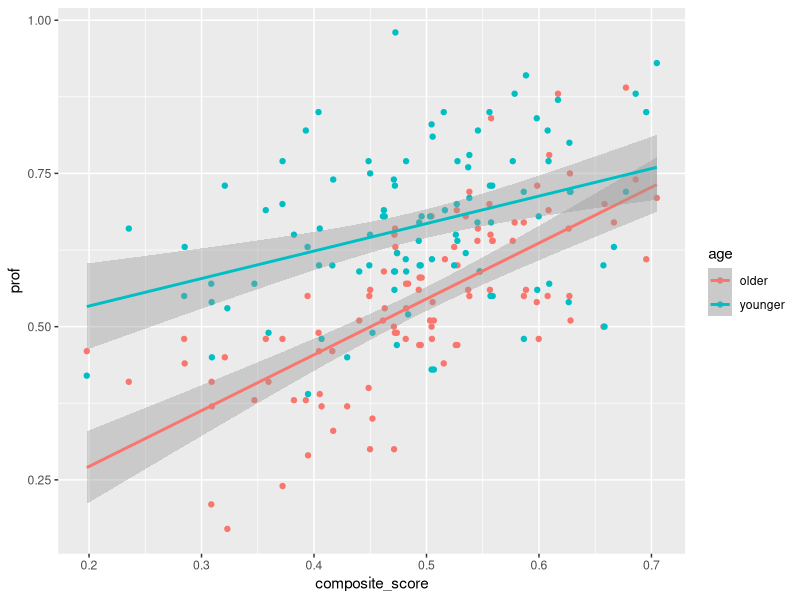
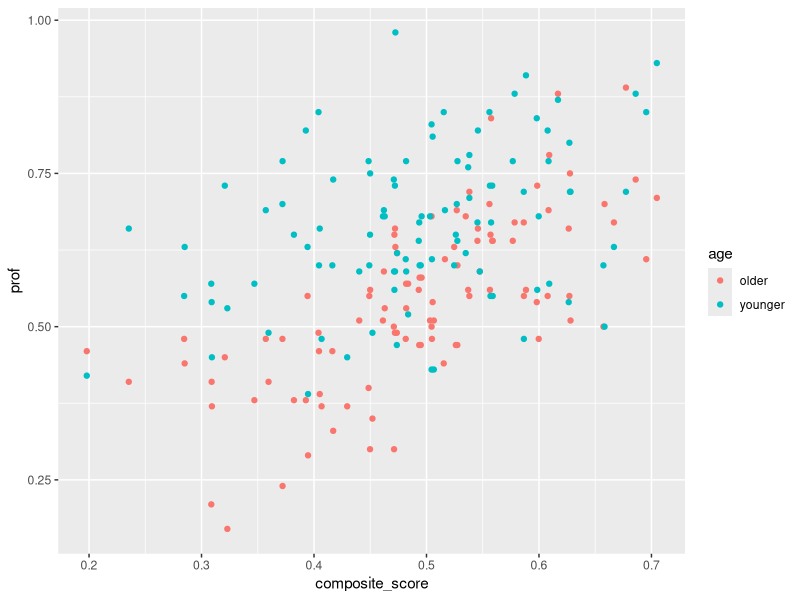
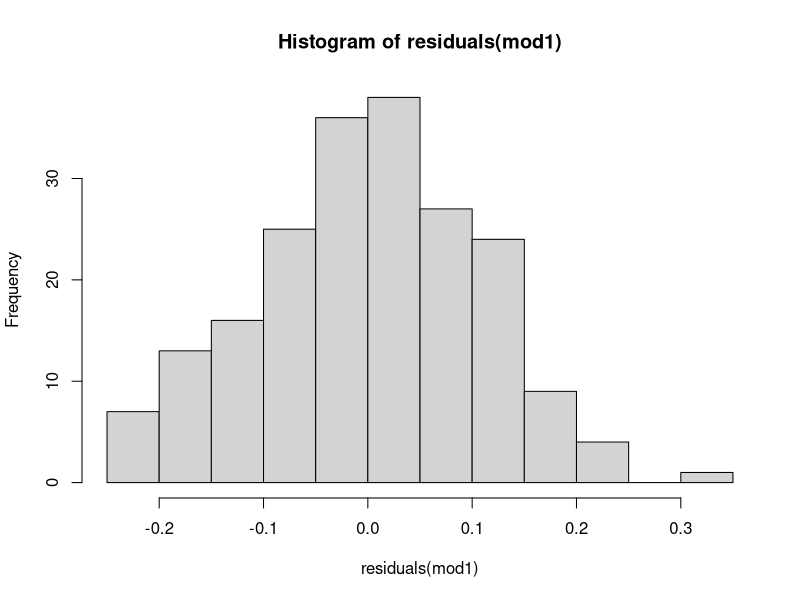
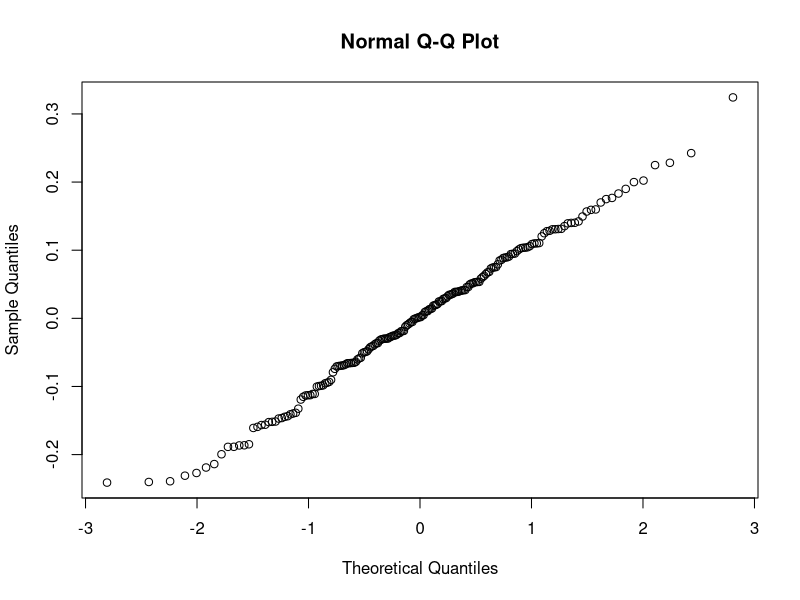

These charts were generated, in order, by the following R code:
## ---- chunk 1
knitr::opts_chunk$set(echo = TRUE)
## ---- chunk 2
library(tidyverse)
## ---- chunk 3
 untidy_data <- read.csv("./data_raw/lang_data_raw.csv")
 head(untidy_data)
## ---- chunk 4
tidy <- untidy_data %>%
  separate(id, into = c("id", "sex", "age"), sep = '_')
## ---- chunk 5
tidy_comp <- tidy %>%
  mutate(., composite_score = log(iq / 80) + log(motivation))
  head(tidy_comp)
## ---- chunk 6
tidy_comp %>%
  group_by(., age) %>%
  summarize(., mean_prof = mean(prof), sd_prof = sd(prof)) %>%
  knitr::kable(., format = 'html', digits = 2)
## ---- chunk 7
tidy_comp %>%
  ggplot(., aes( x = composite_score, y = prof, color = age)) + 
  geom_point() + 
  geom_smooth(method = lm)
## ---- chunk 8
prof_age_mod <- lm(prof ~ age                  , data = tidy_comp)
pro_add_comp <- lm(prof ~ age + composite_score, data = tidy_comp)
mod1         <- lm(prof ~ age * composite_score, data = tidy_comp)

anova(prof_age_mod, pro_add_comp, mod1)
## ---- chunk 9
  summary(mod1)
## ---- chunk 10
mod1 %>%
    ggplot(., aes(x = composite_score , y = prof, color = age)) +
    geom_point()
## ---- chunk 11
mean(mod1$residuals)
## ---- chunk 12
hist(residuals(mod1))
qqnorm(residuals(mod1))
